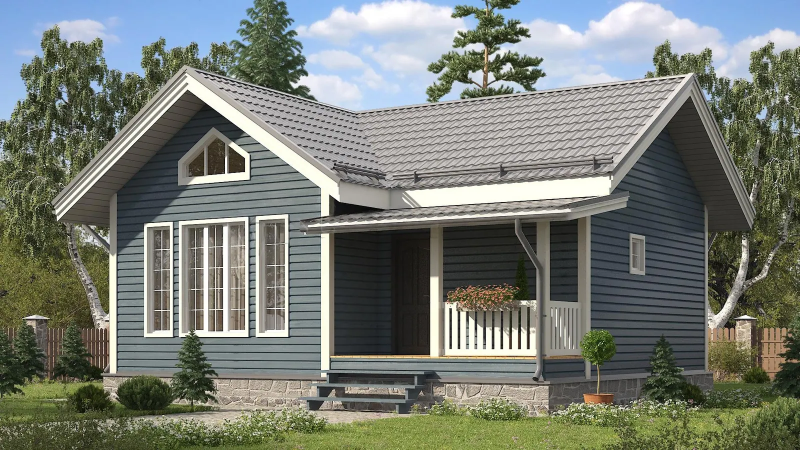
#> input picture img/sochi-9x75-fasad-1.webp, 1600 x 900 px (shown at 1/2 size)
$ python -i serii.py   (imports and definitions only)
#> lines starting #> are read from the running program, lines starting #| are printed output that depends on the picture
#!/usr/bin/env python3
# -*- coding: utf-8 -*-
"""Каталог серий: блок «Выберите серию» на главной и страницы серий.

Выбор владельца 19.09.2026 (эскиз 2 в v2/serii-eskizy-10.html):
блок стоит над каталогом, три карточки в ряд, под фото — только название серии,
«Смотреть» ведёт на отдельную страницу серии, где одни плитки проектов.
Серия без проектов — карточка с пометкой «Скоро», без перехода.

Данные берутся из самого каталога на главной (v2/index.html): названия серий,
плитки проектов и их порядок. Обложки серий делаются из фото карточек (COVERS).

    python3 tools/serii.py            — просмотр, что изменится
    python3 tools/serii.py --write    — записать главную, страницы серий и обложки
"""
import os, re, sys, shutil, datetime

SITE = os.path.dirname(os.path.dirname(os.path.abspath(__file__)))
V2 = os.path.join(SITE, "v2")
IMG = os.path.join(SITE, "img")

# Порядок серий в блоке и обложка каждой (фото из карточки проекта).
COVERS = [
    ("stambul", "Стамбул",      "stambul-9h8-fasad-1.webp"),
    ("siena", "Сиена",          "siena-155x85-2-fasad-1.webp"),
    ("vladik", "Владивосток",   "vladik-10x8-fasad-2.webp"),
    ("parma", "Парма",          "parma-10x8-fasad-1.webp"),
    ("sochi", "Сочи",           "sochi-9x75-fasad-1.webp"),
]
SLUGS = {"stambul": "stambul", "siena": "siena", "vladik": "vladivostok",
         "parma": "parma", "sochi": "sochi"}
COVER_W = 900          # ширина обложки серии
COVER_AR = 4 / 3       # кадр 4:3, как в выбранном эскизе


# [26 lines left out: functions backup, read_catalog, not called in this run]


def make_cover(src_name, out_name):
    """Обложка серии: кадр 4:3 из фото карточки, ширина COVER_W."""
#> called with src_name = '../img/sochi-9x75-fasad-1.webp', out_name = 'out.png'
    from PIL import Image
    src = os.path.join(IMG, src_name)
    im = Image.open(src).convert("RGB")
#> im is the input picture: PIL image 1600x900 RGB; mean R, G, B 119.7, 124.9, 116.7
    w, h = im.size
#> w = 1600; h = 900
    if w / h > COVER_AR:                      # обрезаем по бокам
        nw = int(h * COVER_AR)
#> nw = 1200
        im = im.crop(((w - nw) // 2, 0, (w - nw) // 2 + nw, h))
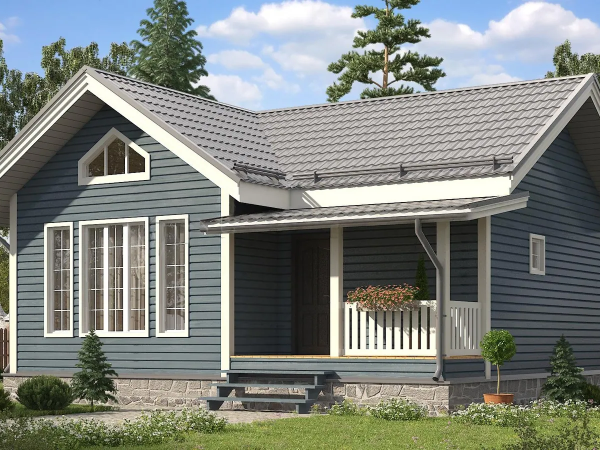
#> im: PIL image 1200x900 RGB (shown at 1/2 size); mean R, G, B 126.8, 131.7, 126.1
    else:                                     # обрезаем сверху и снизу
        nh = int(w / COVER_AR)
        top = int((h - nh) * 0.42)            # чуть выше центра: небо не важно
        im = im.crop((0, top, w, top + nh))
    im = im.resize((COVER_W, int(COVER_W / COVER_AR)), Image.LANCZOS)
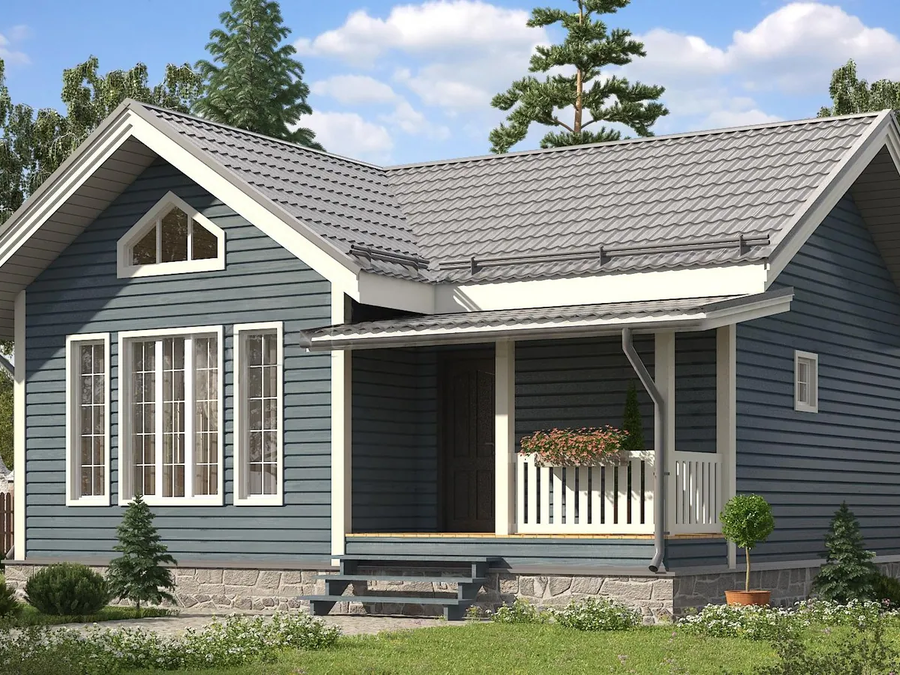
#> im: PIL image 900x675 RGB; mean R, G, B 126.8, 131.7, 126.1
    path = os.path.join(IMG, out_name)
    im.save(path, "WEBP", quality=84, method=6)
    return path, im.size


# [112 lines left out: functions srs_block, page_shell, series_page, main, not called in this run]


# [2 lines not run here, left out]

>>> result = make_cover('../img/sochi-9x75-fasad-1.webp', 'out.png')

$ run again, on img/sochi-9x75-fasad-3.webp
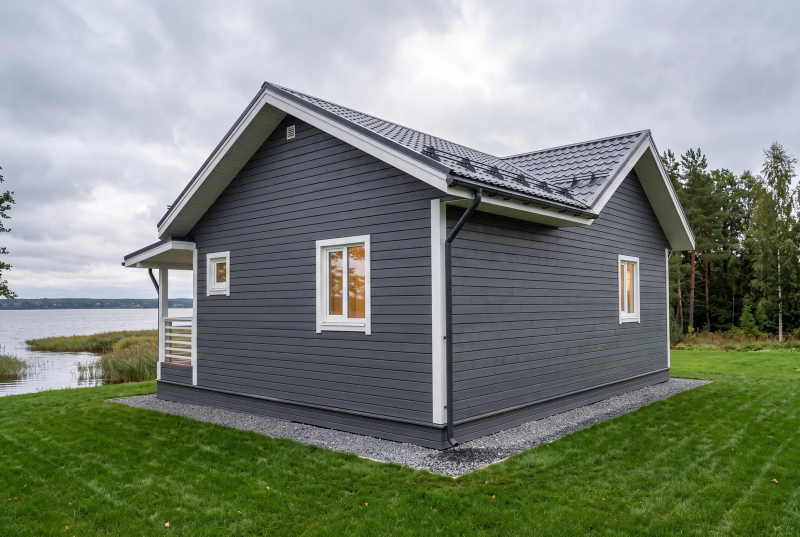
#> input picture img/sochi-9x75-fasad-3.webp, 1600 x 1073 px (shown at 1/2 size)
#> in make_cover, im is the input picture: PIL image 1600x1073 RGB; mean R, G, B 126, 134.5, 122.4
#> in make_cover, `im = im.crop(((w - nw) // 2, 0, (w - nw) // 2 + nw, h))`:
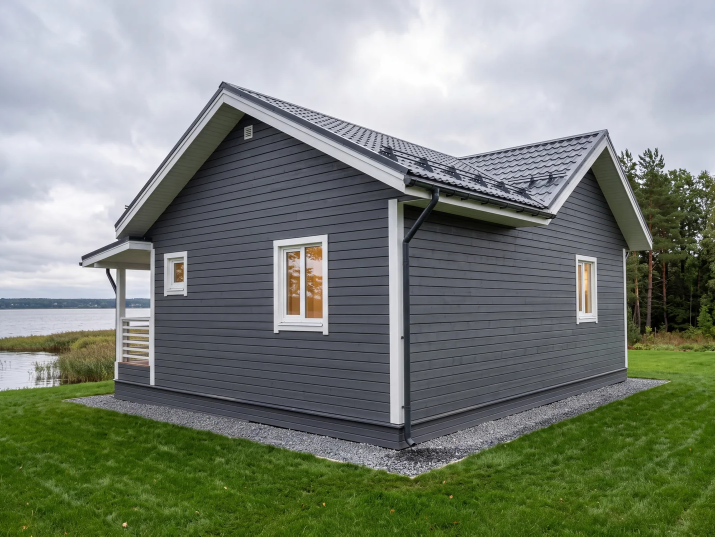
#> im: PIL image 1430x1073 RGB (shown at 1/2 size); mean R, G, B 125.7, 133.6, 122.5
#> in make_cover, `im = im.resize((COVER_W, int(COVER_W / COVER_AR)), Image.LANCZOS)`:
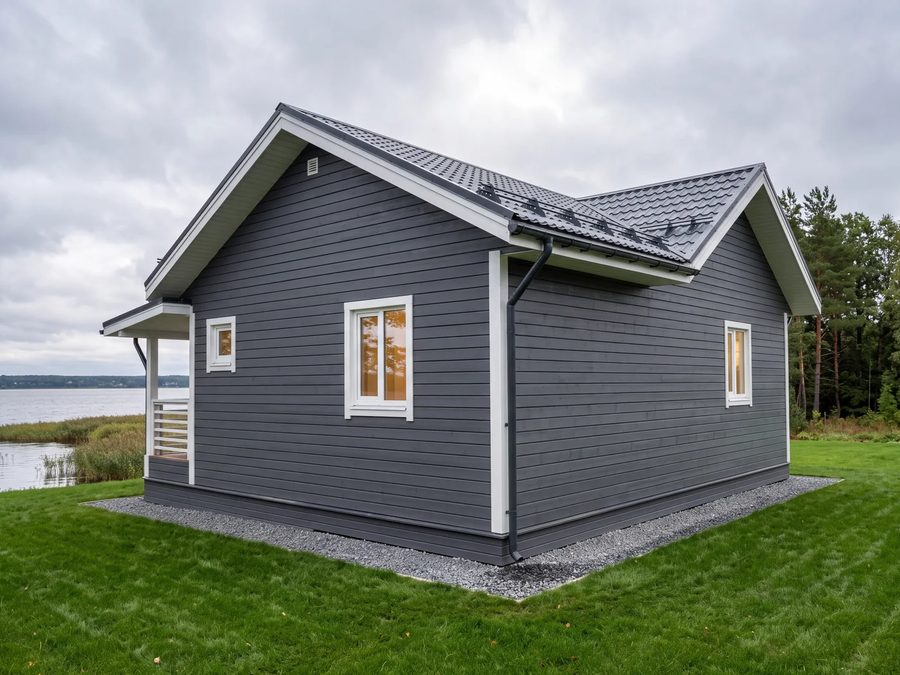
#> im: PIL image 900x675 RGB; mean R, G, B 125.7, 133.6, 122.5
